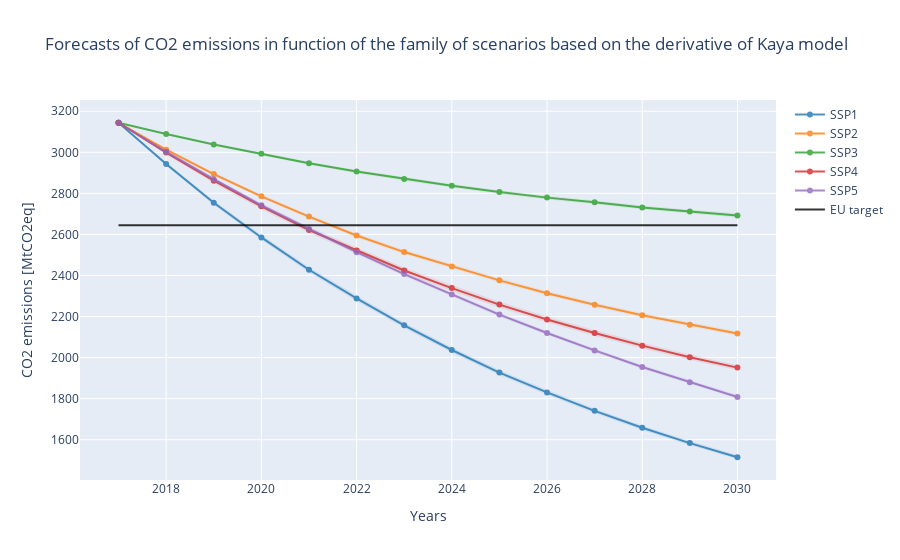
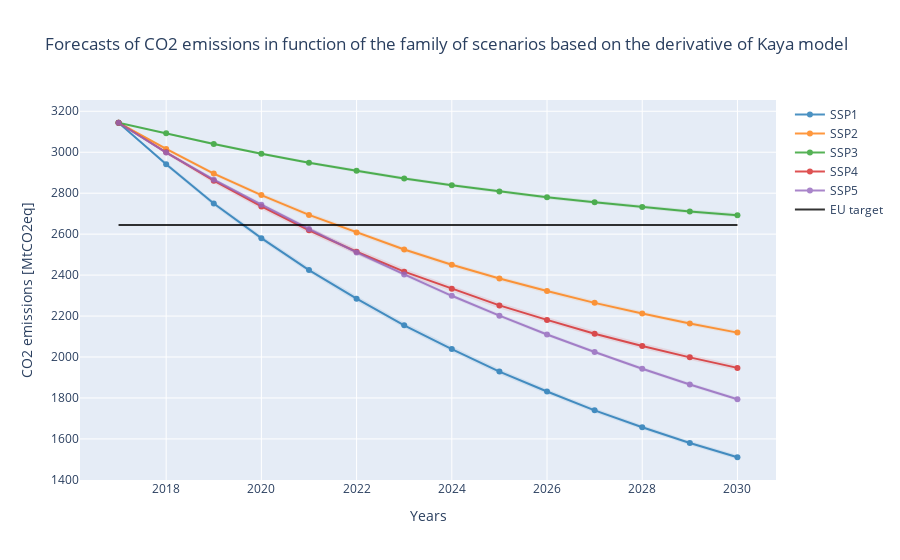

The cell these charts' notebook holds for them, in order:
### Code cell
samples = 1000

ssp_distri, ssp_distri_rates, param_dict = initialise(file_proj, file_rates, list_ssp, name_ssp, list_param)

emi_kaya_normal = get_carbon_emissions(samples, 'normal', param_dict, ssp_distri, show=False)
emi_kaya_tri = get_carbon_emissions(samples, 'triangular', param_dict, ssp_distri, show=False)
emi_kaya_rates_normal = get_carbon_emissions(samples, 'normal', param_dict, ssp_distri, ssp_distri_rates,
                                             show=True)
emi_kaya_rates_normal = get_carbon_emissions(samples, 'triangular', param_dict, ssp_distri, ssp_distri_rates,
                                             show=True)
"""
real_proj = show_real_projections(file_real_proj, show=False)
show_goals([emi_kaya_normal, emi_kaya_rates_normal, real_proj],
           name = ['Kaya model', 'Derivative of Kaya model', 'Projection', 'Target'], show=True)
projection_vs_forecasts([emi_kaya_normal, emi_kaya_rates_normal, real_proj],
                        name=['Kaya model', 'Derivative of Kaya model', 'Projections'], show=True)
"""
